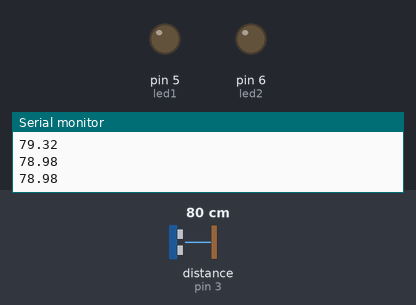
This sketch was run on a simulated Arduino Uno, built with avr-gcc and run on an emulated ATmega328P. Shown: output pins drawn as LEDs (lit = HIGH), the last lines printed to the serial monitor. Wiring (inferred from the names in the program): ultrasonic range finder: trigger pin 2; echo pin 3. The test bench sets the inputs (shaded band); at power-on: distance to the obstacle (sensor on pin 3) 80 cm. The echo pulse lasts 58.3 µs per cm; pins used as bus, display or sensor lines are not drawn.

Above: at 1.2 s.
1.3 s: distance to the obstacle (sensor on pin 3) set to 29 cm
2.8 s: distance to the obstacle (sensor on pin 3) set to 23 cm
At 4.0 s:
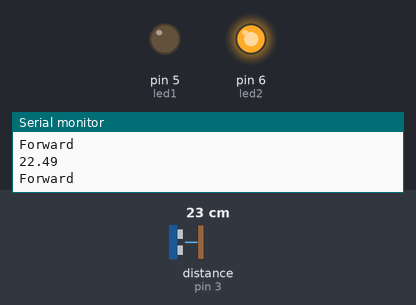
4.3 s: distance to the obstacle (sensor on pin 3) set to 18 cm
5.8 s: distance to the obstacle (sensor on pin 3) set to 14 cm
At 7.2 s:
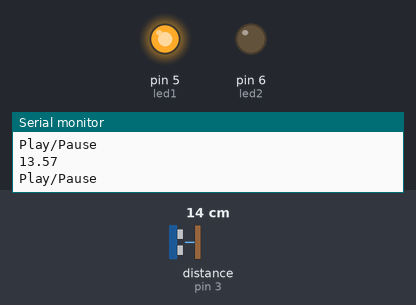
7.5 s: distance to the obstacle (sensor on pin 3) set to 35 cm
At 8.9 s:
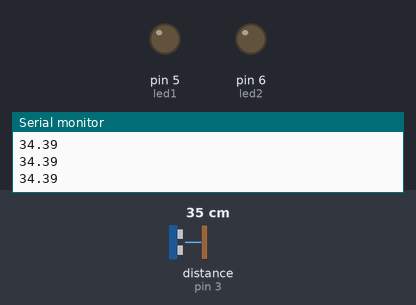
9.2 s: distance to the obstacle (sensor on pin 3) set to 2 cm
At 10.5 s:
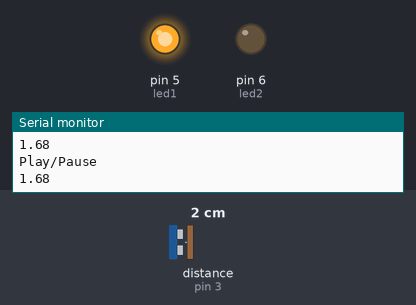
Timing chart, 0 to 11.8 s (numbered marks = the images above; inputs shaded):
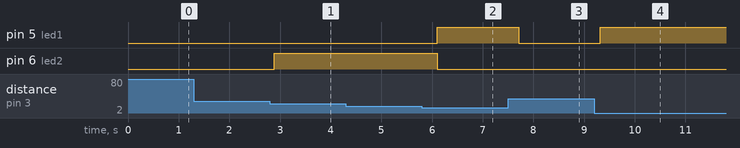

The sketch:

sketch_jul3a.ino
```cpp
int echo = 3;
int trig = 2;
int led1 = 5 ;
int led2 = 6 ;

long zaman;
float fasele;

void setup() {
Serial.begin(9600);
  pinMode(echo,INPUT);
  pinMode(trig,OUTPUT);
  pinMode(led1,OUTPUT);
  pinMode(led2,OUTPUT);
}

void loop() {
  digitalWrite(trig,HIGH);
  delayMicroseconds(10);
  digitalWrite(trig,LOW);
  zaman = pulseIn(echo,HIGH);
  fasele = zaman * 0.034 / 2;
  Serial.println(fasele);
  delay(50);
  if(fasele<15 && fasele!=0){
    Serial.println("Play/Pause");
    digitalWrite(led1,HIGH);
    digitalWrite(led2,LOW);
  }
  else if (fasele>15 && fasele<25){
    Serial.println("Forward");
    digitalWrite(led2,HIGH);
    digitalWrite(led1,LOW);
  }
  else{
    digitalWrite(led2,LOW);
    digitalWrite(led1,LOW);
  }
delay(350);
}
```

Measured:
- the behaviour switches between 26 and 25 cm on distance to the obstacle (sensor on pin 3) (found by bisection; images 0 and 1)
- the behaviour switches between 16 and 15 cm on distance to the obstacle (sensor on pin 3) (found by bisection; images 1 and 2)
- after the input at 2.8 s, pin 6 (led2): LOW → HIGH after 0.08 s
- after the input at 5.8 s, pin 5 (led1): LOW → HIGH after 0.30 s; pin 6 (led2): HIGH → LOW after 0.30 s
- after the input at 7.5 s, pin 5 (led1): HIGH → LOW after 0.21 s
- after the input at 9.2 s, pin 5 (led1): LOW → HIGH after 0.12 s
